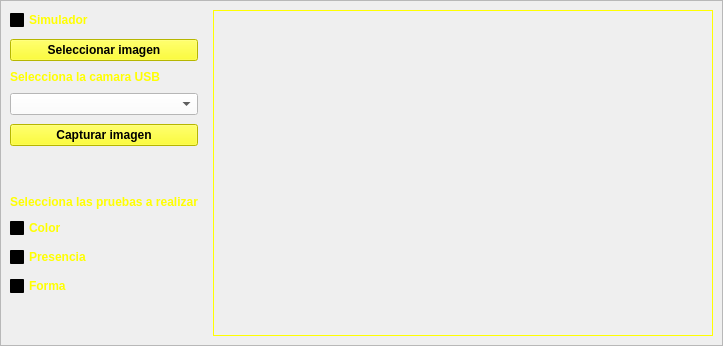
      <widget class="QWidget" name="tab">
       <attribute name="title">
        <string>HOME</string>
       </attribute>
       <layout class="QGridLayout" name="gridLayout_3">
        <property name="leftMargin">
         <number>0</number>
        </property>
        <property name="topMargin">
         <number>0</number>
        </property>
        <property name="rightMargin">
         <number>0</number>
        </property>
        <property name="bottomMargin">
         <number>0</number>
        </property>
        <property name="spacing">
         <number>0</number>
        </property>
        <item row="0" column="0">
         <widget class="QFrame" name="frame">
          <property name="frameShape">
           <enum>QFrame::StyledPanel</enum>
          </property>
          <property name="frameShadow">
           <enum>QFrame::Raised</enum>
          </property>
          <layout class="QGridLayout" name="gridLayout_2">
           <property name="horizontalSpacing">
            <number>15</number>
           </property>
           <property name="verticalSpacing">
            <number>9</number>
           </property>
           <item row="7" column="0">
            <widget class="QCheckBox" name="activarColorChB">
             <property name="font">
              <font>
               <pointsize>9</pointsize>
               <weight>75</weight>
               <bold>true</bold>
              </font>
             </property>
             <property name="styleSheet">
              <string notr="true">color: rgb(255, 255, 0);
background-color: qlineargradient(spread:pad, x1:1, y1:1, x2:1, y2:1, stop:0 rgba(0, 0, 0, 0), stop:1 rgba(255, 255, 255, 255));</string>
             </property>
             <property name="text">
              <string>Color</string>
             </property>
            </widget>
           </item>
           <item row="6" column="0">
            <widget class="QLabel" name="label_5">
             <property name="font">
              <font>
               <pointsize>9</pointsize>
               <weight>75</weight>
               <bold>true</bold>
              </font>
             </property>
             <property name="styleSheet">
              <string notr="true">color: rgb(255, 255, 0);
background-color: qlineargradient(spread:pad, x1:1, y1:1, x2:1, y2:1, stop:0 rgba(0, 0, 0, 0), stop:1 rgba(255, 255, 255, 255));</string>
             </property>
             <property name="text">
              <string>Selecciona las pruebas a realizar</string>
             </property>
            </widget>
           </item>
           <item row="9" column="0">
            <widget class="QCheckBox" name="activerFormaChB">
             <property name="font">
              <font>
               <pointsize>9</pointsize>
               <weight>75</weight>
               <bold>true</bold>
              </font>
             </property>
             <property name="styleSheet">
              <string notr="true">color: rgb(255, 255, 0);
background-color: qlineargradient(spread:pad, x1:1, y1:1, x2:1, y2:1, stop:0 rgba(0, 0, 0, 0), stop:1 rgba(255, 255, 255, 255));</string>
             </property>
             <property name="text">
              <string>Forma</string>
             </property>
            </widget>
           </item>
           <item row="8" column="0">
            <widget class="QCheckBox" name="activarPresenciaChB">
             <property name="font">
              <font>
               <pointsize>9</pointsize>
               <weight>75</weight>
               <bold>true</bold>
              </font>
             </property>
             <property name="styleSheet">
              <string notr="true">color: rgb(255, 255, 0);
background-color: qlineargradient(spread:pad, x1:1, y1:1, x2:1, y2:1, stop:0 rgba(0, 0, 0, 0), stop:1 rgba(255, 255, 255, 255));</string>
             </property>
             <property name="text">
              <string>Presencia</string>
             </property>
            </widget>
           </item>
           <item row="1" column="0">
            <widget class="QPushButton" name="SelectImageButton">
             <property name="font">
              <font>
               <pointsize>9</pointsize>
               <weight>75</weight>
               <bold>true</bold>
              </font>
             </property>
             <property name="styleSheet">
              <string notr="true">background-color: rgb(255, 255, 0);</string>
             </property>
             <property name="text">
              <string>Seleccionar imagen</string>
             </property>
            </widget>
           </item>
           <item row="0" column="0">
            <widget class="QCheckBox" name="simuladorChB">
             <property name="font">
              <font>
               <pointsize>9</pointsize>
               <weight>75</weight>
               <bold>true</bold>
              </font>
             </property>
             <property name="styleSheet">
              <string notr="true">color: rgb(255, 255, 0);
background-color: qlineargradient(spread:pad, x1:1, y1:1, x2:1, y2:1, stop:0 rgba(0, 0, 0, 0), stop:1 rgba(255, 255, 255, 255));</string>
             </property>
             <property name="text">
              <string>Simulador</string>
             </property>
            </widget>
           </item>
           <item row="10" column="0">
            <spacer name="verticalSpacer">
             <property name="orientation">
              <enum>Qt::Vertical</enum>
             </property>
             <property name="sizeHint" stdset="0">
              <size>
               <width>20</width>
               <height>40</height>
              </size>
             </property>
            </spacer>
           </item>
           <item row="3" column="0">
            <widget class="QComboBox" name="camarasCBox">
             <property name="font">
              <font>
               <pointsize>9</pointsize>
               <weight>75</weight>
               <bold>true</bold>
              </font>
             </property>
             <property name="styleSheet">
              <string notr="true">background-color: rgb(255, 255, 255);
</string>
             </property>
            </widget>
           </item>
           <item row="4" column="0">
            <widget class="QPushButton" name="capturarImagenButton">
             <property name="font">
              <font>
               <pointsize>9</pointsize>
               <weight>75</weight>
               <bold>true</bold>
              </font>
             </property>
             <property name="styleSheet">
              <string notr="true">
background-color: rgb(255, 255, 0);</string>
             </property>
             <property name="text">
              <string>Capturar imagen</string>
             </property>
            </widget>
           </item>
           <item row="0" column="1" rowspan="11">
            <widget class="QLabel" name="imagenCapturadaLabel">
             <property name="minimumSize">
              <size>
               <width>500</width>
               <height>0</height>
              </size>
             </property>
             <property name="palette">
              <palette>
               <active>
                <colorrole role="WindowText">
                 <brush brushstyle="SolidPattern">
                  <color alpha="255">
                   <red>255</red>
                   <green>255</green>
                   <blue>0</blue>
                  </color>
                 </brush>
                </colorrole>
                <colorrole role="Button">
                 <brush brushstyle="LinearGradientPattern">
                  <gradient startx="0.000000000000000" starty="0.000000000000000" endx="1.000000000000000" endy="1.000000000000000" type="LinearGradient" spread="PadSpread" coordinatemode="ObjectBoundingMode">
                   <gradientstop position="0.000000000000000">
                    <color alpha="255">
                     <red>0</red>
                     <green>0</green>
                     <blue>0</blue>
                    </color>
                   </gradientstop>
                   <gradientstop position="1.000000000000000">
                    <color alpha="255">
                     <red>111</red>
                     <green>111</green>
                     <blue>111</blue>
                    </color>
                   </gradientstop>
                  </gradient>
                 </brush>
                </colorrole>
                <colorrole role="Text">
                 <brush brushstyle="SolidPattern">
                  <color alpha="255">
                   <red>0</red>
                   <green>0</green>
                   <blue>0</blue>
                  </color>
                 </brush>
                </colorrole>
                <colorrole role="Base">
                 <brush brushstyle="LinearGradientPattern">
                  <gradient startx="0.000000000000000" starty="0.000000000000000" endx="1.000000000000000" endy="1.000000000000000" type="LinearGradient" spread="PadSpread" coordinatemode="ObjectBoundingMode">
                   <gradientstop position="0.000000000000000">
                    <color alpha="255">
                     <red>0</red>
                     <green>0</green>
                     <blue>0</blue>
                    </color>
                   </gradientstop>
                   <gradientstop position="1.000000000000000">
                    <color alpha="255">
                     <red>111</red>
                     <green>111</green>
                     <blue>111</blue>
                    </color>
                   </gradientstop>
                  </gradient>
                 </brush>
                </colorrole>
                <colorrole role="Window">
                 <brush brushstyle="LinearGradientPattern">
                  <gradient startx="0.000000000000000" starty="0.000000000000000" endx="1.000000000000000" endy="1.000000000000000" type="LinearGradient" spread="PadSpread" coordinatemode="ObjectBoundingMode">
                   <gradientstop position="0.000000000000000">
                    <color alpha="255">
                     <red>0</red>
                     <green>0</green>
                     <blue>0</blue>
                    </color>
                   </gradientstop>
                   <gradientstop position="1.000000000000000">
                    <color alpha="255">
                     <red>111</red>
                     <green>111</green>
                     <blue>111</blue>
                    </color>
                   </gradientstop>
                  </gradient>
                 </brush>
                </colorrole>
               </active>
               <inactive>
                <colorrole role="WindowText">
                 <brush brushstyle="SolidPattern">
                  <color alpha="255">
                   <red>255</red>
                   <green>255</green>
                   <blue>0</blue>
                  </color>
                 </brush>
                </colorrole>
                <colorrole role="Button">
                 <brush brushstyle="LinearGradientPattern">
                  <gradient startx="0.000000000000000" starty="0.000000000000000" endx="1.000000000000000" endy="1.000000000000000" type="LinearGradient" spread="PadSpread" coordinatemode="ObjectBoundingMode">
                   <gradientstop position="0.000000000000000">
                    <color alpha="255">
                     <red>0</red>
                     <green>0</green>
                     <blue>0</blue>
                    </color>
                   </gradientstop>
                   <gradientstop position="1.000000000000000">
                    <color alpha="255">
                     <red>111</red>
                     <green>111</green>
                     <blue>111</blue>
                    </color>
                   </gradientstop>
                  </gradient>
                 </brush>
                </colorrole>
                <colorrole role="Text">
                 <brush brushstyle="SolidPattern">
                  <color alpha="255">
                   <red>0</red>
                   <green>0</green>
                   <blue>0</blue>
                  </color>
                 </brush>
                </colorrole>
                <colorrole role="Base">
                 <brush brushstyle="LinearGradientPattern">
                  <gradient startx="0.000000000000000" starty="0.000000000000000" endx="1.000000000000000" endy="1.000000000000000" type="LinearGradient" spread="PadSpread" coordinatemode="ObjectBoundingMode">
                   <gradientstop position="0.000000000000000">
                    <color alpha="255">
                     <red>0</red>
                     <green>0</green>
                     <blue>0</blue>
                    </color>
                   </gradientstop>
                   <gradientstop position="1.000000000000000">
                    <color alpha="255">
                     <red>111</red>
                     <green>111</green>
                     <blue>111</blue>
                    </color>
                   </gradientstop>
                  </gradient>
                 </brush>
                </colorrole>
                <colorrole role="Window">
                 <brush brushstyle="LinearGradientPattern">
                  <gradient startx="0.000000000000000" starty="0.000000000000000" endx="1.000000000000000" endy="1.000000000000000" type="LinearGradient" spread="PadSpread" coordinatemode="ObjectBoundingMode">
                   <gradientstop position="0.000000000000000">
                    <color alpha="255">
                     <red>0</red>
                     <green>0</green>
                     <blue>0</blue>
                    </color>
                   </gradientstop>
                   <gradientstop position="1.000000000000000">
                    <color alpha="255">
                     <red>111</red>
                     <green>111</green>
                     <blue>111</blue>
                    </color>
                   </gradientstop>
                  </gradient>
                 </brush>
                </colorrole>
               </inactive>
               <disabled>
                <colorrole role="WindowText">
                 <brush brushstyle="SolidPattern">
                  <color alpha="255">
                   <red>120</red>
                   <green>120</green>
                   <blue>120</blue>
                  </color>
                 </brush>
                </colorrole>
                <colorrole role="Button">
                 <brush brushstyle="LinearGradientPattern">
                  <gradient startx="0.000000000000000" starty="0.000000000000000" endx="1.000000000000000" endy="1.000000000000000" type="LinearGradient" spread="PadSpread" coordinatemode="ObjectBoundingMode">
                   <gradientstop position="0.000000000000000">
                    <color alpha="255">
                     <red>0</red>
                     <green>0</green>
                     <blue>0</blue>
                    </color>
                   </gradientstop>
                   <gradientstop position="1.000000000000000">
                    <color alpha="255">
                     <red>111</red>
                     <green>111</green>
                     <blue>111</blue>
                    </color>
                   </gradientstop>
                  </gradient>
                 </brush>
                </colorrole>
                <colorrole role="Text">
                 <brush brushstyle="SolidPattern">
                  <color alpha="255">
                   <red>120</red>
                   <green>120</green>
                   <blue>120</blue>
                  </color>
                 </brush>
                </colorrole>
                <colorrole role="Base">
                 <brush brushstyle="LinearGradientPattern">
                  <gradient startx="0.000000000000000" starty="0.000000000000000" endx="1.000000000000000" endy="1.000000000000000" type="LinearGradient" spread="PadSpread" coordinatemode="ObjectBoundingMode">
                   <gradientstop position="0.000000000000000">
                    <color alpha="255">
                     <red>0</red>
                     <green>0</green>
                     <blue>0</blue>
                    </color>
                   </gradientstop>
                   <gradientstop position="1.000000000000000">
                    <color alpha="255">
                     <red>111</red>
                     <green>111</green>
                     <blue>111</blue>
                    </color>
                   </gradientstop>
                  </gradient>
                 </brush>
                </colorrole>
                <colorrole role="Window">
                 <brush brushstyle="LinearGradientPattern">
                  <gradient startx="0.000000000000000" starty="0.000000000000000" endx="1.000000000000000" endy="1.000000000000000" type="LinearGradient" spread="PadSpread" coordinatemode="ObjectBoundingMode">
                   <gradientstop position="0.000000000000000">
                    <color alpha="255">
                     <red>0</red>
                     <green>0</green>
                     <blue>0</blue>
                    </color>
                   </gradientstop>
                   <gradientstop position="1.000000000000000">
                    <color alpha="255">
                     <red>111</red>
                     <green>111</green>
                     <blue>111</blue>
                    </color>
                   </gradientstop>
                  </gradient>
                 </brush>
                </colorrole>
               </disabled>
              </palette>
             </property>
             <property name="frameShape">
              <enum>QFrame::Box</enum>
             </property>
             <property name="text">
              <string/>
             </property>
             <property name="scaledContents">
              <bool>true</bool>
             </property>
            </widget>
           </item>
           <item row="2" column="0">
            <widget class="QLabel" name="label_2">
             <property name="font">
              <font>
               <pointsize>9</pointsize>
               <weight>75</weight>
               <bold>true</bold>
              </font>
             </property>
             <property name="styleSheet">
              <string notr="true">color: rgb(255, 255, 0);
background-color: qlineargradient(spread:pad, x1:1, y1:1, x2:1, y2:1, stop:0 rgba(0, 0, 0, 0), stop:1 rgba(255, 255, 255, 255));</string>
             </property>
             <property name="text">
              <string>Selecciona la camara USB</string>
             </property>
            </widget>
           </item>
           <item row="5" column="0">
            <spacer name="verticalSpacer_3">
             <property name="orientation">
              <enum>Qt::Vertical</enum>
             </property>
             <property name="sizeType">
              <enum>QSizePolicy::Preferred</enum>
             </property>
             <property name="sizeHint" stdset="0">
              <size>
               <width>20</width>
               <height>40</height>
              </size>
             </property>
            </spacer>
           </item>
          </layout>
         </widget>
        </item>
       </layout>
      </widget>
